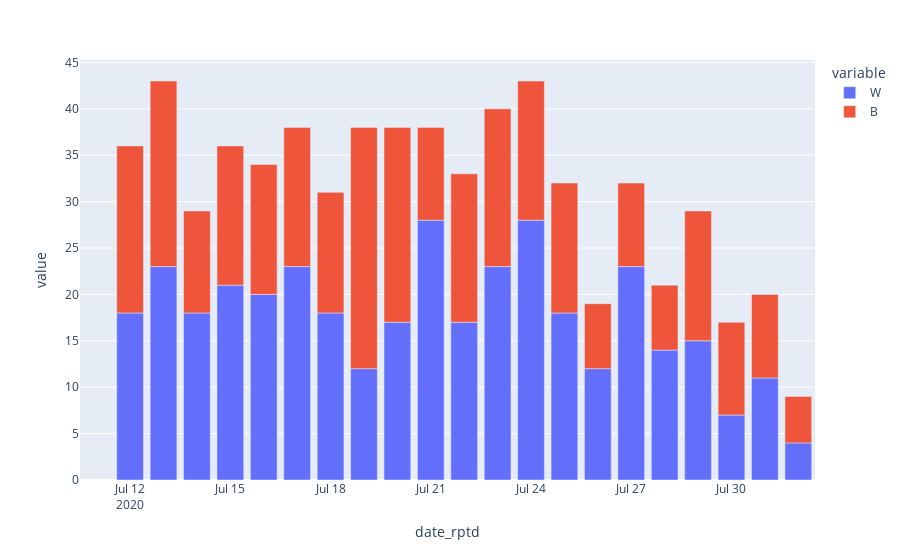

The cell this chart's notebook holds for it:
### Code cell
px.bar(datesdata,x=datesdata.index,y=['W','B'])

### Figure 1 — Plotly figure (JSON) as saved in the notebook; plotly's stock layout.template omitted (floating-point values rounded to 4 significant figures)
{"data": [{"alignmentgroup": "True", "hovertemplate": "variable=W<br>date_rptd=%{x}<br>value=%{y}<extra></extra>", "legendgroup": "W", "marker": {"color": "#636efa"}, "name": "W", "offsetgroup": "W", "orientation": "v", "showlegend": true, "textposition": "auto", "type": "bar", "x": ["2020-07-11T00:00:00.000", "2020-07-12T00:00:00.000", "2020-07-13T00:00:00.000", "2020-07-14T00:00:00.000", "2020-07-15T00:00:00.000", "2020-07-16T00:00:00.000", "2020-07-17T00:00:00.000", "2020-07-18T00:00:00.000", "2020-07-19T00:00:00.000", "2020-07-20T00:00:00.000", "2020-07-21T00:00:00.000", "2020-07-22T00:00:00.000", "2020-07-23T00:00:00.000", "2020-07-24T00:00:00.000", "2020-07-25T00:00:00.000", "2020-07-26T00:00:00.000", "2020-07-27T00:00:00.000", "2020-07-28T00:00:00.000", "2020-07-29T00:00:00.000", "2020-07-30T00:00:00.000", "2020-07-31T00:00:00.000", "2020-08-01T00:00:00.000"], "xaxis": "x", "y": [null, 18, 23, 18, 21, 20, 23, 18, 12, 17, 28, 17, 23, 28, 18, 12, 23, 14, 15, 7, 11, 4], "yaxis": "y"}, {"alignmentgroup": "True", "hovertemplate": "variable=B<br>date_rptd=%{x}<br>value=%{y}<extra></extra>", "legendgroup": "B", "marker": {"color": "#EF553B"}, "name": "B", "offsetgroup": "B", "orientation": "v", "showlegend": true, "textposition": "auto", "type": "bar", "x": ["2020-07-11T00:00:00.000", "2020-07-12T00:00:00.000", "2020-07-13T00:00:00.000", "2020-07-14T00:00:00.000", "2020-07-15T00:00:00.000", "2020-07-16T00:00:00.000", "2020-07-17T00:00:00.000", "2020-07-18T00:00:00.000", "2020-07-19T00:00:00.000", "2020-07-20T00:00:00.000", "2020-07-21T00:00:00.000", "2020-07-22T00:00:00.000", "2020-07-23T00:00:00.000", "2020-07-24T00:00:00.000", "2020-07-25T00:00:00.000", "2020-07-26T00:00:00.000", "2020-07-27T00:00:00.000", "2020-07-28T00:00:00.000", "2020-07-29T00:00:00.000", "2020-07-30T00:00:00.000", "2020-07-31T00:00:00.000", "2020-08-01T00:00:00.000"], "xaxis": "x", "y": [null, 18, 20, 11, 15, 14, 15, 13, 26, 21, 10, 16, 17, 15, 14, 7, 9, 7, 14, 10, 9, 5], "yaxis": "y"}], "layout": {"autosize": true, "barmode": "relative", "legend": {"title": {"text": "variable"}, "tracegroupgap": 0}, "margin": {"t": 60}, "xaxis": {"anchor": "y", "autorange": true, "domain": [0, 1], "range": ["2020-07-10 12:00", "2020-08-01 12:00"], "title": {"text": "date_rptd"}, "type": "date"}, "yaxis": {"anchor": "x", "autorange": true, "domain": [0, 1], "range": [0, 45.26], "title": {"text": "value"}, "type": "linear"}}}
